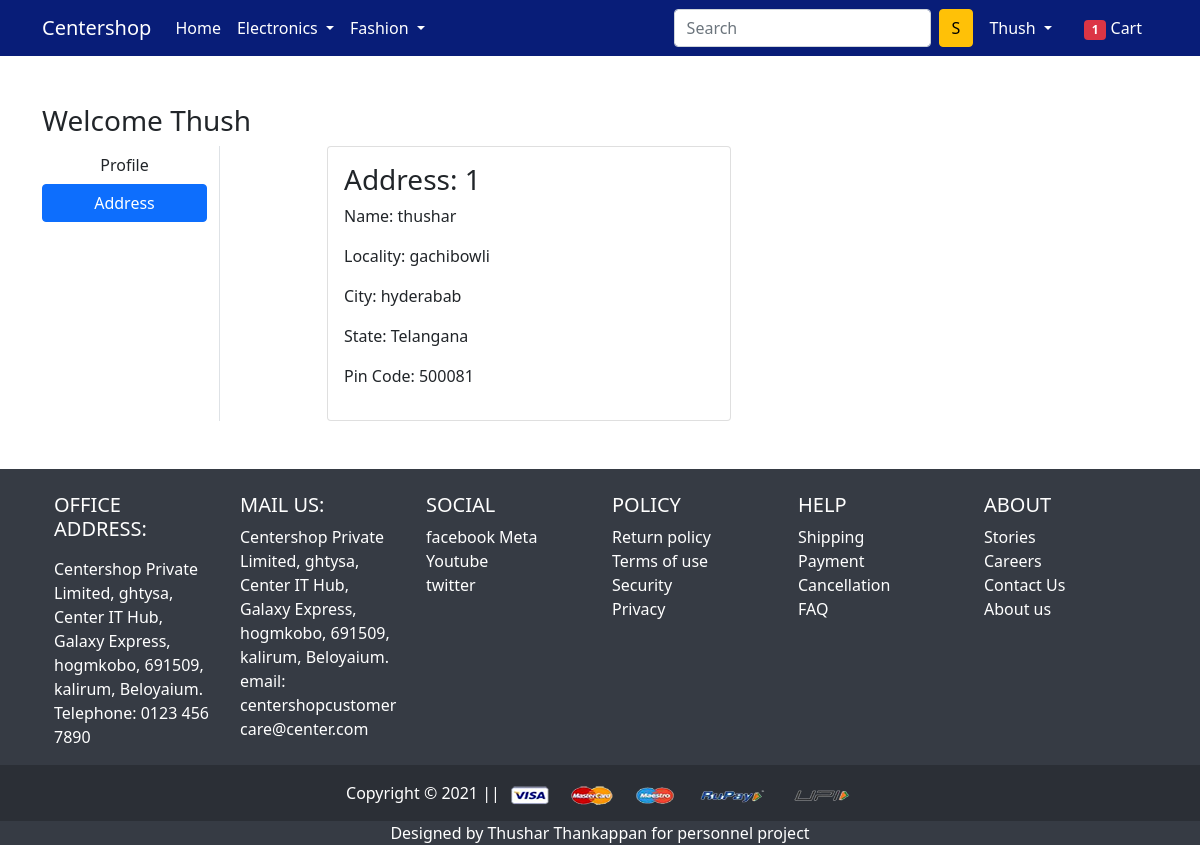
The page /address/ (signed in) on the database its author committed.
### app/models.py (models this page shows, shortened)
class Customer(models.Model):
 user = models.ForeignKey(User, on_delete=models.CASCADE)
 name = models.CharField(max_length=200)
 locality = models.CharField(max_length=200)
 city = models.CharField(max_length=50)
 zipcode = models.IntegerField()
 state = models.CharField(choices=STATE_CHOICES, max_length=50)

### app/views.py (the view)
# urls.py: path('address/', views.address, name='address'),
@login_required
def address(request):
	totalitem = 0
	if request.user.is_authenticated:
		totalitem = len(Cart.objects.filter(user=request.user))
	add = Customer.objects.filter(user=request.user)
	return render(request, 'app/address.html', {'add':add, 'active':'btn-primary', 'totalitem':totalitem})

### app/templates/app/address.html (shortened to what this page needs)
{% extends 'app/base.html' %}
{% load static %}
{% block main-content %}
<div class="container my-5">
 <div class="row">
 <h3>Welcome <span class="text-capitalize">{{request.user}}</span></h3>
  <div class="col-sm-2 border-end">
   <ul class="list-unstyled">
    <li class="d-grid"><a href="{% url 'profile' %}" class="btn">Profile</a></li>
    <li class="d-grid"><a href="{% url 'address' %}" class="btn {{active}}">Address</a></li>
   </ul>
  </div>
  <div class="col-sm-9 offset-sm-1">
   <div class="row">
    {% for ad in add %}
     <div class="col-sm-6">
     <div class="card">
      <div class="card-body">
       <h3>Address: {{ forloop.counter }}</h3>
       <p>Name: {{ad.name}}</p>
       <p>Locality: {{ad.locality}}</p>
       <p>City: {{ad.city}}</p>
       <p>State: {{ad.state}}</p>
       <p>Pin Code: {{ad.zipcode}}</p>
      </div>
     </div>
    </div>
    {% endfor %}
   </div>
  </div>
 </div>
</div>
{% endblock main-content %}

### app/templates/app/base.html (shortened to what this page needs)
<!doctype html>
{% load static %}
<html lang="en">
  <head>
    <link href="https://cdn.jsdelivr.net/npm/bootstrap@5.0.0-beta1/dist/css/bootstrap.min.css" rel="stylesheet">
    <link rel="stylesheet" href="{% static 'app/css/owl.carousel.min.css' %}">
    <link rel="stylesheet" href="{% static 'app/css/all.min.css' %}">
    <link rel="stylesheet" href="{% static 'app/css/style.css' %}">
  </head>
  <body>
    <nav class="navbar navbar-fixed-top navbar-expand-lg navbar-dark" style="background-color: #081d78">
     <div class="container">
       <a class="navbar-brand" href="/">Centershop</a>
       <div class="collapse navbar-collapse" id="navbarSupportedContent">
         <ul class="navbar-nav me-auto mb-2 mb-lg-0">
           <li class="nav-item">
             <a class="nav-link active" aria-current="page" href="/">Home</a>
           </li>
           <li class="nav-item dropdown">
             <a class="nav-link dropdown-toggle text-white" href="#" id="electronicsDropdown" role="button" data-bs-toggle="dropdown" aria-expanded="false">
               Electronics
             </a>
           </li>
           <li class="nav-item dropdown">
             <a class="nav-link dropdown-toggle text-white" href="#" id="fashionDropdown" role="button" data-bs-toggle="dropdown" aria-expanded="false">
               Fashion
             </a>
           </li>
         </ul>
         <form class="d-flex">
           <input class="form-control me-2" type="search" placeholder="Search" aria-label="Search">
           <button class="btn btn-warning" type="submit">S</button>
         </form>
         <div>
          <ul class="navbar-nav me-auto mb-2 mb-lg-0">
          {% if request.user.is_authenticated %}
           <li class="nav-item dropdown mx-2">
              <a class="nav-link dropdown-toggle text-white" href="#" id="profileDropdown" role="button" data-bs-toggle="dropdown" aria-expanded="false">
                {{request.user.username|capfirst}}
              </a>
            </li>
            <li class="nav-item mx-2">
              <a href="{% url 'showcart' %}" class="nav-link text-white"><span class="badge bg-danger">{{totalitem}}</span> Cart </a>
            </li>
            {% endif %}
          </ul>
         </div>
       </div>
     </div>
    </nav>
    {% block main-content %}{% endblock main-content %}
      <footer
              class="text-center text-lg-start text-white"
              style="background-color: #363b44;"
                 >
        <div class="container p-4 pb-0">
          <section class="">
            <div class="row">
              <div class="col-lg-2 col-md-6 mb-4 mb-md-0">
                <h5 class="text-uppercase">Office Address:</h5>
                <p>
                  <p>Centershop Private Limited,
                    ghtysa, Center IT Hub,
                    Galaxy Express,
                    hogmkobo, 691509,
                    kalirum, Beloyaium.
                    Telephone: 0123 456 7890</p>
                </p>
              </div>
              <div class="col-lg-2 col-md-6 mb-4 mb-md-0">
                <h5 class="text-uppercase">Mail us:</h5>
                <p>
                  Centershop Private Limited,
                    ghtysa, Center IT Hub,
                    Galaxy Express,
                    hogmkobo, 691509,
                    kalirum, Beloyaium.
                    email: centershopcustomer<br>care@center.com
                </p>
              </div>
              <div class="col-lg-2 col-md-6 mb-4 mb-md-0">
                <h5 class="text-uppercase">Social</h5>
                <ul class="list-unstyled mb-0">
                  <li>
                    <a href="#!" class="text-white" style="text-decoration: none;">facebook Meta</a>
                  </li>
                  <li>
                    <a href="#!" class="text-white" style="text-decoration: none;">Youtube</a>
                  </li>
                  <li>
                    <a href="#!" class="text-white" style="text-decoration: none;"></a>twitter</a>
                  </li>
                </ul>
              </div>
              <div class="col-lg-2 col-md-6 mb-4 mb-md-0">
                <h5 class="text-uppercase">Policy</h5>
                <ul class="list-unstyled mb-0">
                  <li>
                    <a href="#!" class="text-white" style="text-decoration: none;">Return policy</a>
                  </li>
                  <li>
                    <a href="#!" class="text-white" style="text-decoration: none;">Terms of use </a>
                  </li>
                  <li>
                    <a href="#!" class="text-white" style="text-decoration: none;">Security</a>
                  </li>
                  <li>
                    <a href="#!" class="text-white" style="text-decoration: none;">Privacy</a>
                  </li>
                </ul>
              </div>
              <div class="col-lg-2 col-md-6 mb-4 mb-md-0">
                <h5 class="text-uppercase">Help</h5>
                <ul class="list-unstyled mb-0">
                  <li>
                    <a href="#!" class="text-white" style="text-decoration: none;">Shipping</a>
                  </li>
                  <li>
                    <a href="#!" class="text-white" style="text-decoration: none;">Payment</a>
                  </li>
                  <li>
                    <a href="#!" class="text-white" style="text-decoration: none;">Cancellation</a>
                  </li>
                  <li>
                    <a href="#!" class="text-white" style="text-decoration: none;">FAQ</a>
                  </li>
                </ul>
              </div>
              <div class="col-lg-2 col-md-6 mb-4 mb-md-0">
                <h5 class="text-uppercase">About</h5>
                <ul class="list-unstyled mb-0">
                  <li>
                    <a href="#!" class="text-white" style="text-decoration: none;">Stories</a>
                  </li>
                  <li>
                    <a href="#!" class="text-white" style="text-decoration: none;">Careers</a>
                  </li>
                  <li>
                    <a href="#!" class="text-white" style="text-decoration: none;">Contact Us</a>
                  </li>
                  <li>
                    <a href="#!" class="text-white" style="text-decoration: none;">About us</a>
                  </li>
                </ul>
              </div>
            </div>
          </section>
        </div>
        <div
             class="text-center p-3"
             style="background-color: rgba(0, 0, 0, 0.2)"
             >
          Copyright © 2021 ||
          <a class="text-white" href="">
            <img src="{% static 'app/images/payment.png' %}" alt="" srcset="" class="img-fluid" height="2px">
          </a>
        </div>
       <div class="text-center">Designed by Thushar Thankappan for personnel project</div>
      </footer>
  </body>
</html>

### rows shown on the page
Customer: name "thushar", locality "gachibowli", city "hyderabab", state "Telangana", zipcode "500081"

### other values the page prints
{{ request.user.username|capfirst }} "Thush"
{{ totalitem }} "1"
{{ request.user }} "Thush"
